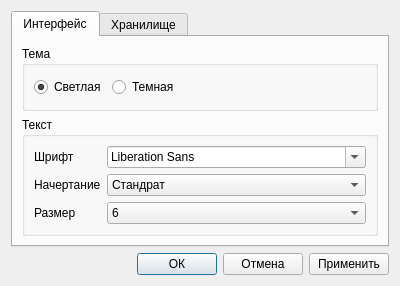
<?xml version="1.0" encoding="UTF-8"?>
<ui version="4.0">
 <class>Dialog</class>
 <widget class="QDialog" name="Dialog">
  <property name="geometry">
   <rect>
    <x>0</x>
    <y>0</y>
    <width>400</width>
    <height>286</height>
   </rect>
  </property>
  <property name="windowTitle">
   <string>Dialog</string>
  </property>
  <layout class="QVBoxLayout" name="verticalLayout_2">
   <item>
    <widget class="QTabWidget" name="tabWidget">
     <property name="currentIndex">
      <number>0</number>
     </property>
     <widget class="QWidget" name="interface_tab">
      <attribute name="title">
       <string>Интерфейс</string>
      </attribute>
      <layout class="QVBoxLayout" name="verticalLayout_3">
       <item>
        <widget class="QGroupBox" name="theme_group">
         <property name="title">
          <string>Тема</string>
         </property>
         <layout class="QVBoxLayout" name="verticalLayout">
          <item>
           <layout class="QHBoxLayout" name="theme_layout">
            <item>
             <widget class="QRadioButton" name="light_theme_radio">
              <property name="text">
               <string>Светлая</string>
              </property>
              <property name="checked">
               <bool>true</bool>
              </property>
             </widget>
            </item>
            <item>
             <widget class="QRadioButton" name="dark_theme_radio">
              <property name="text">
               <string>Темная</string>
              </property>
             </widget>
            </item>
            <item>
             <spacer name="theme_spacer">
              <property name="orientation">
               <enum>Qt::Horizontal</enum>
              </property>
              <property name="sizeHint" stdset="0">
               <size>
                <width>40</width>
                <height>20</height>
               </size>
              </property>
             </spacer>
            </item>
           </layout>
          </item>
         </layout>
        </widget>
       </item>
       <item>
        <widget class="QGroupBox" name="text_group">
         <property name="title">
          <string>Текст</string>
         </property>
         <layout class="QFormLayout" name="formLayout">
          <item row="0" column="0">
           <widget class="QLabel" name="font">
            <property name="text">
             <string>Шрифт</string>
            </property>
           </widget>
          </item>
          <item row="1" column="0">
           <widget class="QLabel" name="typeface">
            <property name="text">
             <string>Начертание</string>
            </property>
           </widget>
          </item>
          <item row="1" column="1">
           <widget class="QComboBox" name="typefaceComboBox">
            <item>
             <property name="text">
              <string>Стандрат</string>
             </property>
            </item>
            <item>
             <property name="text">
              <string>Жирный</string>
             </property>
            </item>
            <item>
             <property name="text">
              <string>Курсив</string>
             </property>
            </item>
            <item>
             <property name="text">
              <string>Жирный курсив</string>
             </property>
            </item>
           </widget>
          </item>
          <item row="2" column="0">
           <widget class="QLabel" name="size">
            <property name="text">
             <string>Размер</string>
            </property>
           </widget>
          </item>
          <item row="2" column="1">
           <widget class="QComboBox" name="sizeComboBox">
            <item>
             <property name="text">
              <string>6</string>
             </property>
            </item>
            <item>
             <property name="text">
              <string>8</string>
             </property>
            </item>
            <item>
             <property name="text">
              <string>10</string>
             </property>
            </item>
            <item>
             <property name="text">
              <string>12</string>
             </property>
            </item>
            <item>
             <property name="text">
              <string>14</string>
             </property>
            </item>
            <item>
             <property name="text">
              <string>16</string>
             </property>
            </item>
            <item>
             <property name="text">
              <string>18</string>
             </property>
            </item>
            <item>
             <property name="text">
              <string>20</string>
             </property>
            </item>
            <item>
             <property name="text">
              <string>22</string>
             </property>
            </item>
            <item>
             <property name="text">
              <string>24</string>
             </property>
            </item>
            <item>
             <property name="text">
              <string>26</string>
             </property>
            </item>
            <item>
             <property name="text">
              <string>28</string>
             </property>
            </item>
            <item>
             <property name="text">
              <string>30</string>
             </property>
            </item>
            <item>
             <property name="text">
              <string>32</string>
             </property>
            </item>
            <item>
             <property name="text">
              <string>34</string>
             </property>
            </item>
            <item>
             <property name="text">
              <string>36</string>
             </property>
            </item>
            <item>
             <property name="text">
              <string>38</string>
             </property>
            </item>
            <item>
             <property name="text">
              <string>40</string>
             </property>
            </item>
           </widget>
          </item>
          <item row="0" column="1">
           <widget class="QFontComboBox" name="fontComboBox"/>
          </item>
         </layout>
        </widget>
       </item>
      </layout>
     </widget>
     <widget class="QWidget" name="tab">
      <attribute name="title">
       <string>Хранилище</string>
      </attribute>
     </widget>
    </widget>
   </item>
   <item>
    <layout class="QHBoxLayout" name="settings_confirmation_buttons_layout">
     <item>
      <spacer name="settings_buttons_spacer">
       <property name="orientation">
        <enum>Qt::Horizontal</enum>
       </property>
       <property name="sizeHint" stdset="0">
        <size>
         <width>40</width>
         <height>20</height>
        </size>
       </property>
      </spacer>
     </item>
     <item>
      <widget class="QPushButton" name="accept_button">
       <property name="text">
        <string>ОК</string>
       </property>
      </widget>
     </item>
     <item>
      <widget class="QPushButton" name="cancel_button">
       <property name="text">
        <string>Отмена</string>
       </property>
      </widget>
     </item>
     <item>
      <widget class="QPushButton" name="apply_button">
       <property name="text">
        <string>Применить</string>
       </property>
      </widget>
     </item>
    </layout>
   </item>
  </layout>
 </widget>
 <resources/>
 <connections/>
</ui>
